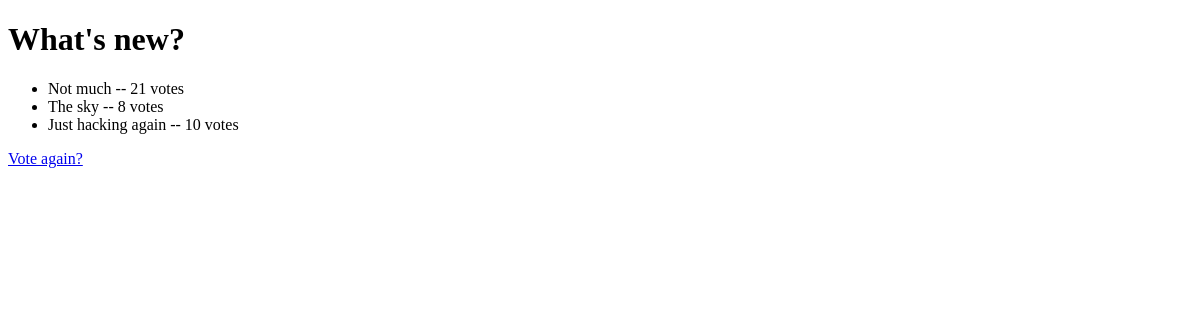
/poll/1/results/, run on an earlier commit of the app's database.
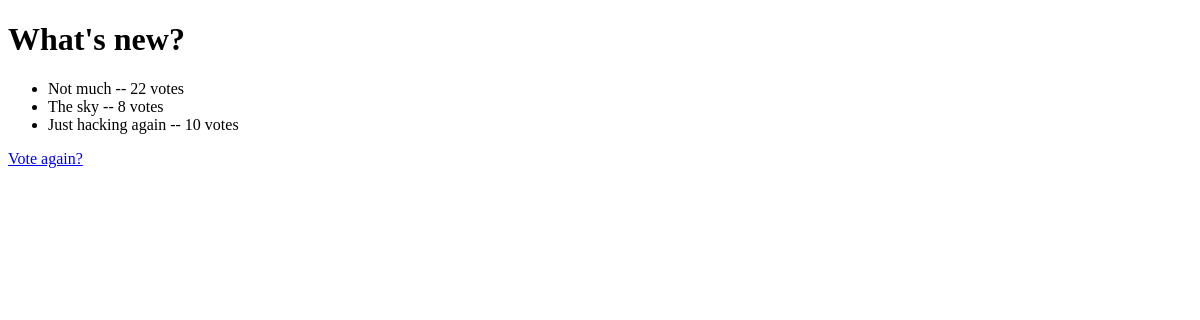
And on a later commit of the database.
### poll/models.py (models this page shows, shortened)
class Question(models.Model):
    question_text = models.CharField(max_length=200)
    pub_date = models.DateTimeField('date published')

class Choice(models.Model):
    question = models.ForeignKey(Question, on_delete=models.CASCADE)
    choice_text = models.CharField(max_length=200)
    votes = models.IntegerField(default=0)

### poll/views.py (the view)
# urls.py: path('<int:question_id>/results/', views.results, name='results'),
def results(request, question_id):
    question = get_object_or_404(Question, pk=question_id)
    return render(request, 'polls/results.html', {'question': question})

### poll/templates/polls/results.html (shortened to what this page needs)
<!DOCTYPE html>
<html lang="en">
<head>
</head>
<body>
<h1>{{ question.question_text }}</h1>
<ul>
{% for choice in question.choice_set.all %}
    <li>{{ choice.choice_text }} -- {{ choice.votes }} vote{{ choice.votes|pluralize }}</li>
{% endfor %}
</ul>
<a href="{% url 'polls:detail' question.id %}">Vote again?</a>
</body>
</html>

What changed in the data, as far as the page shows it:
changed Choice "Not much": votes "21" → "22"
